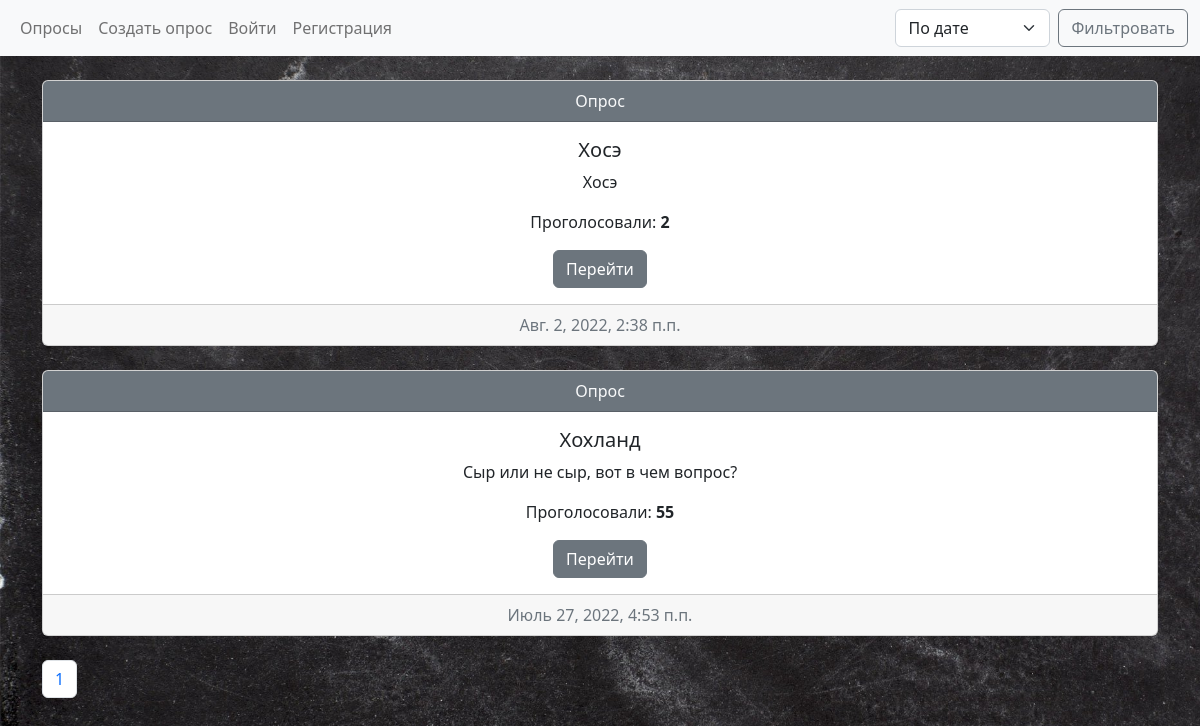
The page / on the database its author committed.
### project/models.py (models this page shows, shortened)
class Question(models.Model):
    question_text = models.CharField(max_length=200)
    pub_date = models.DateTimeField("date published")
    question_title = models.CharField(max_length=50)
    question_author = models.ForeignKey(User, on_delete=models.CASCADE)
    @property
    def total_votes(self):
        return self.choice_set.aggregate(models.Sum("votes"))["votes__sum"]

### project/views.py (the view)
# urls.py: path("", views.IndexView.as_view(), name="index"),
class IndexView(generic.ListView):
    template_name = "project/index.html"
    context_object_name = "latest_question_list"
    paginate_by = 7
    def get_queryset(self):
        days30 = timezone.now() - datetime.timedelta(days=30)
        if self.request.GET.get("select") == "date":
            return (
                Question.objects.filter(pub_date__lte=timezone.now()).filter(pub_date__gte=days30).order_by("pub_date")
            )
        elif self.request.GET.get("select") == "title":
            return (
                Question.objects.filter(pub_date__lte=timezone.now())
                .filter(pub_date__gte=days30)
                .order_by("question_title")
            )
        else:
            return (
                Question.objects.filter(pub_date__lte=timezone.now()).filter(pub_date__gte=days30).order_by("-pub_date")
            )

### project/templates/project/index.html (shortened to what this page needs)
{% extends "project/base.html" %}
{% block content %}
    {% if latest_question_list %}
        {% for question in latest_question_list %}
        <div class="card text-center mt-4">
            <div class="card-header bg-secondary text-light">
                Опрос
            </div>
            <div class="card-body">
                    <h5 class="card-title">{{ question.question_title }}</h5>
                    <p class="card-text">{{ question.question_text }}</p>
                    <p class="card-text">Проголосовали: <strong>{{ question.total_votes }}</strong></p>
                    <a href="{% url 'detail' question.id %}" class="btn btn-secondary">Перейти</a>
            </div>
            <div class="card-footer text-muted">
                {{ question.pub_date }}
            </div>
        </div>
        {% endfor %}
        <nav class="mt-4" aria-label="Page navigation example">
            <ul class="pagination">
                {% if page_obj.paginator.num_pages <= 5 %}
                    {% for page in page_obj.paginator.page_range %}
                        <li class="page-item"><a class="page-link" href="?page={{ page }}">{{ page }}</a></li>
                    {% endfor %}
                {% endif %}
            </ul>
          </nav>
    {% endif %}
{% endblock %}

### project/templates/project/base.html (shortened to what this page needs)
{% load static %}
<!DOCTYPE html>
<html lang="en">
<head>
    <link href="https://cdn.jsdelivr.net/npm/bootstrap@5.2.0-beta1/dist/css/bootstrap.min.css" rel="stylesheet">
    <link rel="stylesheet" type="text/css" href="{% static 'project/style.css' %}">
</head>
<body>
    {% block nav %}
    <nav class="position-sticky sticky-top navbar navbar-expand-lg bg-light">
        <div class="container-fluid ">
            <ul class="navbar-nav me-auto mb-2 mb-lg-0 text-center">
              <li class="nav-item">
                <a class="nav-link" href="{% url 'index' %}">Опросы</a>
              </li>
              <li class="nav-item">
                <a class="nav-link" href="{% url 'add_quest' %}">Создать опрос</a>
              </li>
              {% if not user.is_authenticated %}
                <li class="nav-item">
                  <a class="nav-link" href="{% url 'login' %}">Войти</a>
                </li>
                <li class="nav-item">
                  <a class="nav-link" href="{% url 'signup' %}">Регистрация</a>
                </li>
              {% else %}
                <li class="nav-item">
                  <a class="nav-link" href="{% url 'logout' %}">Выйти</a>
                </li>
              {% endif %}
            </ul>
            <form action="{% url 'index' %}" method="GET" class="d-flex" role="search">
              <select class="form-select me-2" name="select">
                <option value="date">По дате</option>
              </select>
              <button class="btn btn-outline-secondary" type="submit">Фильтровать</button>
            </form>
        </div>
    </nav>
    {% endblock %}
    <div class="container">
        {% block content %}{% endblock %}
    </div>
    </body>
</html>

### project/static/project/style.css (style rules this page uses)
body { background: url("images/old-black-back.jpg"); background-size: cover; background-attachment: fixed; }
nav { transition: 1s; }

### rows shown on the page
Question: question_title "Хосэ", question_text "Хосэ", total_votes "2", pub_date "Авг. 2, 2022, 2:38 п.п."
Question: question_title "Хохланд", question_text "Сыр или не сыр, вот в чем вопрос?", total_votes "55", pub_date "Июль 27, 2022, 4:53 п.п."

### other values the page prints
{{ page }} "1"
